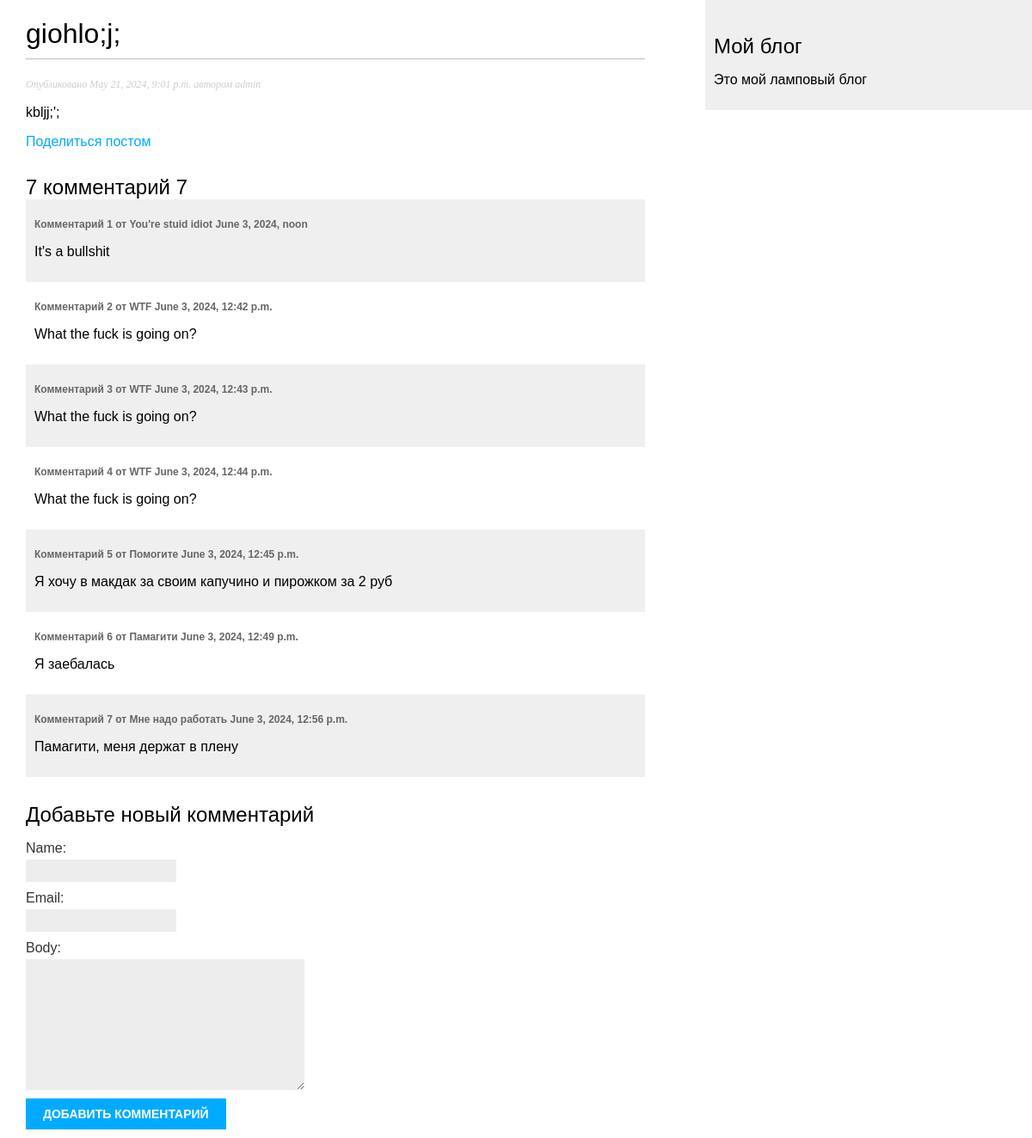
/blog/5/, run on the app's committed database.
### blog/models.py (models this page shows, shortened)
class Post(models.Model):
    class Status(models.TextChoices):
        DRAFT = 'DF', 'Draft'
        PUBLISHED = 'PB', 'Published'
    tags = TaggableManager()
    title = models.CharField(max_length=200)
    slug = models.SlugField(max_length=200)
    author = models.ForeignKey(User,
                               on_delete=models.CASCADE,
                               related_name='blog_posts')
    body = models.TextField()
    publish = models.DateTimeField(default=timezone.now)
    created = models.DateTimeField(auto_now_add=True)
    updated = models.DateTimeField(auto_now=True)
    status = models.CharField(max_length=2, choices=Status.choices, default=Status.DRAFT)
    objects = models.Manager()
    published = PublishedManager()
    class Meta:
        ordering = ['-publish']
        indexes = [
            models.Index(fields=['-publish'])
        ]

class Comment(models.Model):
    post = models.ForeignKey(Post, on_delete=models.CASCADE, related_name='comments')
    name = models.CharField(max_length=80)
    email = models.EmailField()
    body = models.TextField()
    created =models.DateTimeField(auto_now_add=True)
    updated = models.DateTimeField(auto_now=True)
    active = models.BooleanField(default=False)
    class Meta:
        ordering = ['created']
        indexes = [models.Index(fields=['created']),]

### blog/views.py (the view)
# urls.py: path('<int:id>/',views.post_detail, name='post_detail'),
def post_detail(request, id):
    try:
        post = Post.published.get(id = id)
        comments = post.comments.filter(active=True)
        form=CommentForm()
    except Post.DoesNotExist:
        raise Http404("No Post found")
    return render (request,
                   'blog/post/detail.html',
                  {'post': post,
                   'comments':comments,
                   'form':form})

### blog/forms.py
class CommentForm(forms.ModelForm):
    class Meta:
        model = Comment
        fields = ['name','email','body']

### blog/models.py (called while the page is built)
    def get_queryset(self):
        return super().get_queryset().filter(status = Post.Status.PUBLISHED)

### blog/templates/blog/post/detail.html (shortened to what this page needs)
{% extends "blog/base.html" %}
{% block content %}
<h1>{{ post.title }} </h1>
<p class = "date">
    Опубликовано {{post.publish}} автором {{post.author}}
</p>
{{post.body|linebreaks}}
<p>
    <a href="{% url "blog:post_share" post.id %}"> Поделиться постом</a>
</p>
{% with comments.count as total_comments %}
<h2>{{total_comments}} комментарий {{total_comments}}</h2>
{% endwith%}
{% for comment in comments %}
<div class="comment">
    <p class = "info">
        Комментарий {{forloop.counter}} от {{comment.name}}
        {{comment.created}}
    </p>
    {{comment.body|linebreaks}}
</div>
{% empty %}
<p> Комментариев нет </p>
{%endfor %}
{% include "blog/post/includes/comment_form.html" %}
{% endblock %}

### blog/templates/blog/base.html (shortened to what this page needs)
{% load static %}
<!DOCTYPE html>
<html>
    <head>
        <link href="{% static "css/blog.css" %}" rel ="stylesheet">
    </head>
<body>
    <div id="content">
        {% block content %}
        {% endblock %}
    </div>
    <div id = "sidebar">
        <h2>Мой блог</h2>
        <p>Это мой ламповый блог</p>
    </div>
</body>
</html>

### blog/templates/blog/post/includes/comment_form.html (shortened to what this page needs)
<h2>Добавьте новый комментарий</h2>
<form action="{% url "blog:post_comment" post.id %}" method = "post">
    {{form.as_p}}
    <p><input type="submit" value="Добавить комментарий"></p>
</form>

### blog/static/css/blog.css (style rules this page uses)
body { margin:0; padding:0; font-family:helvetica, sans-serif; }
a { color:#00abff; text-decoration:none; }
h1 { font-weight:normal; border-bottom:1px solid #bbb; padding:0 0 10px 0; }
h2 { font-weight:normal; margin:30px 0 0; }
#content { float:left; width:60%; padding:0 0 0 30px; }
#sidebar { float:right; width:30%; padding:10px; background:#efefef; height:100%; }
p.date { color:#ccc; font-family: georgia, serif; font-size: 12px; font-style: italic; }
label { float:left; clear:both; color:#333; margin-bottom:4px; }
input, textarea { clear:both; float:left; margin:0 0 10px; background:#ededed; border:0; padding:6px 10px; font-size:12px; }
input[type=submit] { font-weight:bold; background:#00abff; color:#fff; padding:10px 20px; font-size:14px; text-transform:uppercase; }
.comment { padding:10px; }
.comment:nth-child(even) { background:#efefef; }
.comment .info { font-weight:bold; font-size:12px; color:#666; }

### data on the page
Post: title "giohlo;j;", publish "May 21, 2024, 9:01 p.m.", author "admin", body "kbljj;';"
Comment: name "You're stuid idiot", created "June 3, 2024, noon", body "It's a bullshit"
Comment: name "WTF", created "June 3, 2024, 12:42 p.m.", body "What the fuck is going on?"
Comment: name "WTF", created "June 3, 2024, 12:43 p.m.", body "What the fuck is going on?"
Comment: name "WTF", created "June 3, 2024, 12:44 p.m.", body "What the fuck is going on?"
Comment: name "Помогите", created "June 3, 2024, 12:45 p.m.", body "Я хочу в макдак за своим капучино и пирожком за 2 руб"
Comment: name "Памагити", created "June 3, 2024, 12:49 p.m.", body "Я заебалась"
Comment: name "Мне надо работать", created "June 3, 2024, 12:56 p.m.", body "Памагити, меня держат в плену"

### other printed values
{{ total_comments }} "7"
